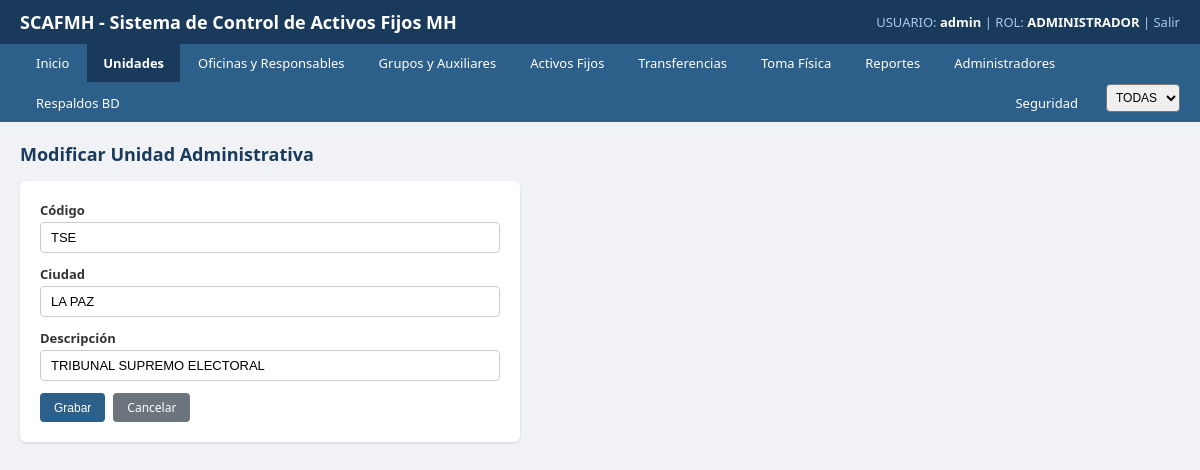
The app's page /unidades/modificar/1 (signed in) with its own data.
### app/models.py (models this page shows)
class Usuario(UserMixin, db.Model):
    __tablename__ = 'usuarios'
    id = db.Column(db.Integer, primary_key=True)
    username = db.Column(db.String(50), unique=True, nullable=False)
    password = db.Column(db.String(200), nullable=False)
    rol = db.Column(db.String(20), nullable=False, default='OPERADOR')

class UnidadAdministrativa(db.Model):
    __tablename__ = 'unidades_administrativas'
    id = db.Column(db.Integer, primary_key=True)
    codigo = db.Column(db.String(5), unique=True, nullable=False)
    descripcion = db.Column(db.String(200), nullable=False)
    ciudad = db.Column(db.String(50))
    oficinas = db.relationship('Oficina', backref='unidad', lazy='dynamic')

### app/views/unidades.py (the view)
@unidades_bp.route('/modificar/<int:id>', methods=['GET', 'POST'])
@login_required
def modificar(id):
    unidad = UnidadAdministrativa.query.get_or_404(id)
    form = UnidadForm(obj=unidad)
    if form.validate_on_submit():
        unidad.codigo = form.codigo.data
        unidad.ciudad = form.ciudad.data
        unidad.descripcion = form.descripcion.data
        db.session.commit()
        return redirect(url_for('unidades.listar'))
    return render_template('unidades/form.html', form=form, unidad=unidad)

### app/forms.py
class UnidadForm(FlaskForm):
    codigo = StringField('Código', validators=[DataRequired()])
    ciudad = StringField('Ciudad', validators=[DataRequired()])
    descripcion = StringField('Descripción', validators=[DataRequired()])

### app/templates/unidades/form.html (shortened to what this page needs)
{% extends "base.html" %}
{% block content %}
<div class="section-title">{{ 'Modificar' if unidad else 'Nueva' }} Unidad Administrativa</div>
<div class="card" style="max-width:500px;">
    <form method="POST">
        <div class="form-group">
            <label>Código</label>
            {{ form.codigo(size=20) }}
        </div>
        <div class="form-group">
            <label>Ciudad</label>
            {{ form.ciudad(size=20) }}
        </div>
        <div class="form-group">
            <label>Descripción</label>
            {{ form.descripcion(size=50) }}
        </div>
        <div style="display:flex; gap:8px;">
            <button type="submit" class="btn btn-primary">Grabar</button>
            <a href="{{ url_for('unidades.listar') }}" class="btn btn-secondary">Cancelar</a>
        </div>
    </form>
</div>
{% endblock %}

### app/templates/base.html (shortened to what this page needs)
<!DOCTYPE html>
<html lang="es">
<head>
</head>
<body>
    {% if current_user.is_authenticated %}
    <div class="header">
        <div>
            <h1>SCAFMH - Sistema de Control de Activos Fijos MH</h1>
        </div>
        <div class="user-info">
            USUARIO: <span>{{ current_user.username }}</span> |
            ROL: <span>{{ current_user.rol }}</span> |
            <a href="{{ url_for('main.logout') }}" style="color:#a8c8e8;">Salir</a>
        </div>
    </div>
    <div class="nav">
        <a href="{{ url_for('main.inicio') }}" class="{% if request.endpoint == 'main.inicio' %}active{% endif %}">Inicio</a>
        <a href="{{ url_for('unidades.listar') }}" class="{% if request.endpoint and 'unidades' in request.endpoint %}active{% endif %}">Unidades</a>
        <a href="{{ url_for('oficinas.listar') }}" class="{% if request.endpoint and 'oficinas' in request.endpoint %}active{% endif %}">Oficinas y Responsables</a>
        <a href="{{ url_for('grupos.listar') }}" class="{% if request.endpoint and 'grupos' in request.endpoint %}active{% endif %}">Grupos y Auxiliares</a>
        <a href="{{ url_for('activos.listar') }}" class="{% if request.endpoint and 'activos' in request.endpoint %}active{% endif %}">Activos Fijos</a>
        <a href="{{ url_for('transferencias.listar') }}" class="{% if request.endpoint and 'transferencias' in request.endpoint %}active{% endif %}">Transferencias</a>
        {% if current_user.rol in ('ADMINISTRADOR', 'INVENTARIADOR') %}
        <a href="{{ url_for('inventario.lista') }}" class="{% if request.endpoint and 'inventario' in request.endpoint %}active{% endif %}">Toma Física</a>
        {% endif %}
        <a href="{{ url_for('reportes.listar') }}" class="{% if request.endpoint and 'reportes' in request.endpoint %}active{% endif %}">Reportes</a>
        {% if current_user.rol == 'ADMINISTRADOR' %}
        <a href="{{ url_for('administracion.panel') }}" class="{% if request.endpoint and 'administracion' in request.endpoint %}active{% endif %}">Administradores</a>
        <a href="{{ url_for('respaldos.listar') }}" class="{% if request.endpoint and 'respaldos' in request.endpoint %}active{% endif %}">Respaldos BD</a>
        {% endif %}
        <a href="{{ url_for('main.seguridad') }}" style="margin-left:auto;">Seguridad</a>
        <form method="POST" action="{{ url_for('main.seleccionar_unidad') }}" style="display:inline; margin-left:10px;">
            <select name="unidad_id" onchange="this.form.submit()" style="padding:5px; border-radius:4px; font-size:12px;">
                <option value="0" {% if session.get('mostrar_todas') %}selected{% endif %}>TODAS</option>
            </select>
        </form>
    </div>
    {% endif %}
    <div class="container">
        {% block content %}{% endblock %}
    </div>
</body>
</html>

### app/templates/base.html (style rules this page uses)
* { margin: 0; padding: 0; box-sizing: border-box; }
body { font-family: 'Segoe UI', Arial, sans-serif; background: #f0f2f5; color: #333; }
.header { background: #1a3a5c; color: white; padding: 10px 20px; display: flex; justify-content: space-between; align-items: center; }
.header h1 { font-size: 18px; }
.header .user-info { font-size: 13px; color: #a8c8e8; }
.header .user-info span { color: white; font-weight: bold; }
.nav { background: #2c5f8a; padding: 0 20px; display: flex; gap: 2px; flex-wrap: wrap; }
.nav a, .nav button { color: white; text-decoration: none; padding: 10px 16px; font-size: 13px; border: none; background: none; cursor: pointer; display: inline-block; }
.nav .active { background: #1a3a5c; font-weight: bold; }
.container { padding: 20px; max-width: 1200px; margin: 0 auto; }
.card { background: white; border-radius: 6px; box-shadow: 0 1px 3px rgba(0,0,0,0.12); padding: 20px; margin-bottom: 20px; }
.btn { display: inline-block; padding: 6px 14px; font-size: 12px; border: none; border-radius: 4px; cursor: pointer; text-decoration: none; }
.btn-primary { background: #2c5f8a; color: white; }
.btn-secondary { background: #6c757d; color: white; }
.form-group { margin-bottom: 12px; }
.form-group label { display: block; font-size: 13px; font-weight: 600; margin-bottom: 3px; color: #333; }
.form-group input, .form-group select, .form-group textarea { width: 100%; padding: 7px 10px; border: 1px solid #ccc; border-radius: 4px; font-size: 13px; }
a { color: #2c5f8a; text-decoration: none; }
.section-title { font-size: 18px; color: #1a3a5c; margin-bottom: 15px; font-weight: 600; }

### records on screen
Usuario: username "admin", rol "ADMINISTRADOR"
UnidadAdministrativa: codigo "TSE", ciudad "LA PAZ", descripcion "TRIBUNAL SUPREMO ELECTORAL"

### other values on screen
{{ 'Modificar' if unidad else 'Nueva' }} "Modificar"
